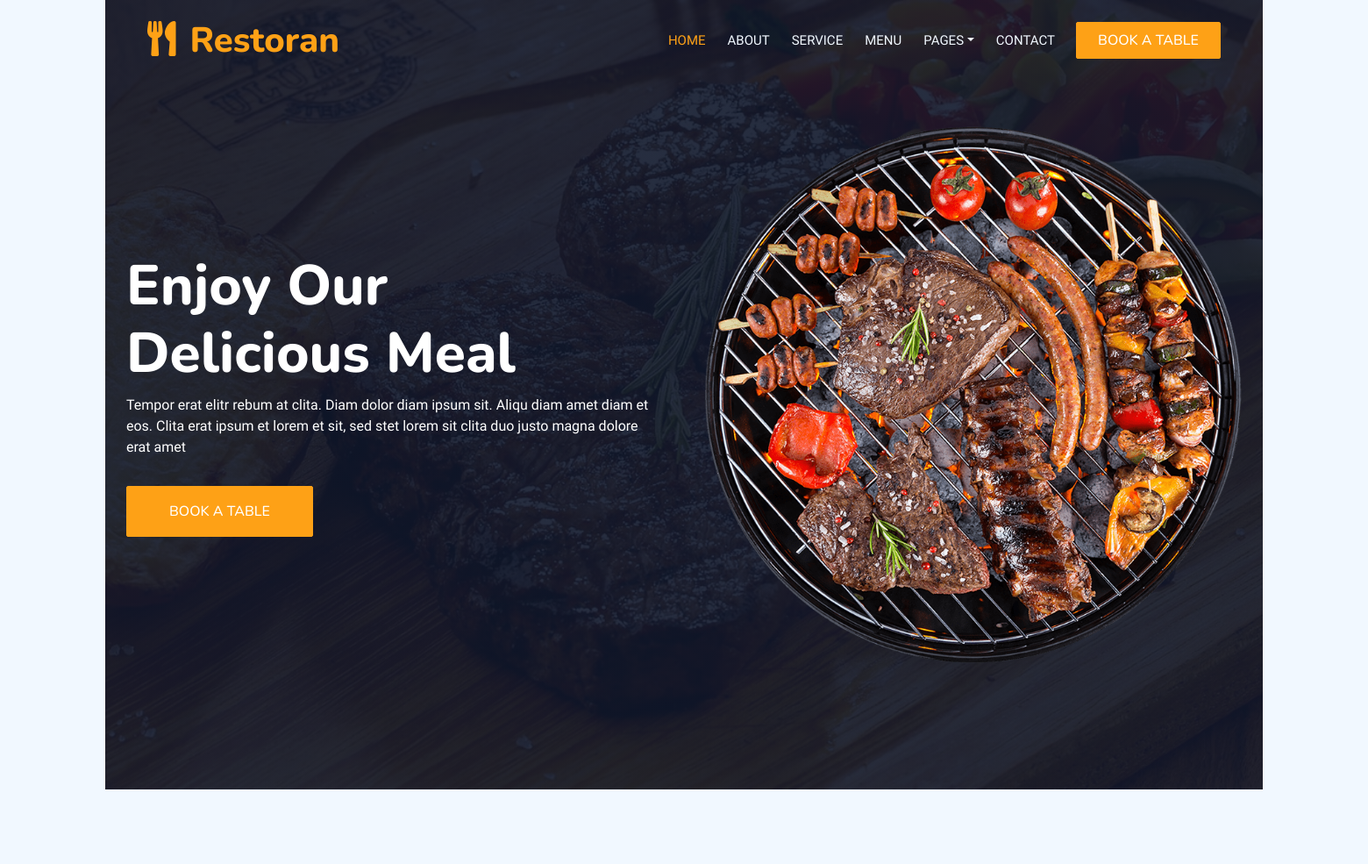
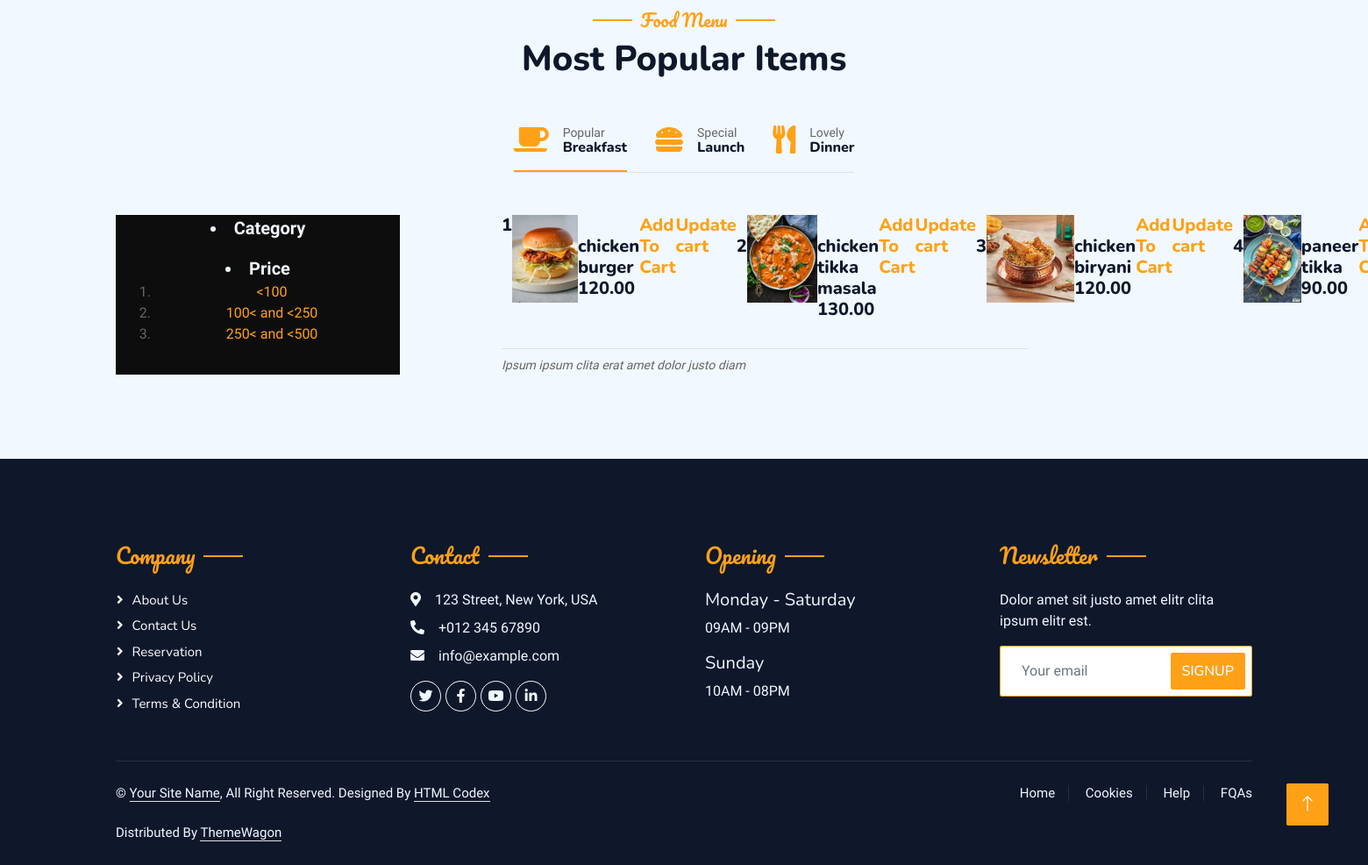
/restaurant/menu/, run on the app's committed database (2 pictures, top to bottom).
### restaurant/models.py (models this page shows, shortened)
class Dish(models.Model):
    menu = models.ForeignKey(Menu, on_delete=models.CASCADE, null=True, related_name="dishes")
    name = models.CharField(max_length=200)
    description = models.TextField()
    price = models.DecimalField(max_digits=10, decimal_places=2)
    image = models.ImageField(upload_to='product_images/', blank=True, null=True ,default="\product_images\download_1.jpg")
    ingredients = models.TextField()

### restaurant/views.py (the view)
# urls.py: path('menu/',views.menu,name ='menu1'),
def menu(request):
    product = Dish.objects.all()
    return render(request,'menu.html',{'product':product})

### templates/menu.html (shortened to what this page needs)
{% extends 'base.html' %}
{% load static%}
{% block content %}
        <div class="container-xxl py-5">
            <div class="container">
                <div class="text-center wow fadeInUp" data-wow-delay="0.1s">
                    <h5 class="section-title ff-secondary text-center text-primary fw-normal">Food Menu</h5>
                    <h1 class="mb-5">Most Popular Items</h1>
                </div>
                <div class="tab-class text-center wow fadeInUp" data-wow-delay="0.1s">
                    <ul class="nav nav-pills d-inline-flex justify-content-center border-bottom mb-5">
                        <li class="nav-item">
                            <a class="d-flex align-items-center text-start mx-3 ms-0 pb-3 active" data-bs-toggle="pill" href="{% url 'popular_breakfast' %}">
                                <i class="fa fa-coffee fa-2x text-primary"></i>
                                <div class="ps-3">
                                    <small class="text-body">Popular</small>
                                    <h6 class="mt-n1 mb-0">Breakfast</h6>
                                </div>
                            </a>
                        </li>
                        <li class="nav-item">
                            <a class="d-flex align-items-center text-start mx-3 pb-3" data-bs-toggle="pill" href="{% url 'special_launch' %}">
                                <i class="fa fa-hamburger fa-2x text-primary"></i>
                                <div class="ps-3">
                                    <small class="text-body">Special</small>
                                    <h6 class="mt-n1 mb-0">Launch</h6>
                                </div>
                            </a>
                        </li>
                        <li class="nav-item">
                            <a class="d-flex align-items-center text-start mx-3 me-0 pb-3" data-bs-toggle="pill" href="{% url 'lovely_dinner' %}">
                                <i class="fa fa-utensils fa-2x text-primary"></i>
                                <div class="ps-3">
                                    <small class="text-body">Lovely</small>
                                    <h6 class="mt-n1 mb-0">Dinner</h6>
                                </div>
                            </a>
                        </li>
                    </ul>
                    <div class="tab-content">
                        <div id="tab-1" class="tab-pane fade show p-0 active">
                            <div class="row g-4">
                                <div class="col-3" style="background-color: rgb(14, 13, 13);">
                                    <li style="font-weight: 900; font-size: 20px; color: aliceblue;">Category</li>
                                     <li style="font-weight: 900; font-size: 20px; color: aliceblue;">Price</li>
                                         <ol>
                                             <li><a href="{% url 'sort_by_price' '0&100' %}">&lt;100</a></li>
                                             <li><a href="{% url 'sort_by_price' '100&250' %}">100&lt; and &lt;250</a></li>
                                             <li><a href="{% url 'sort_by_price' '250&500' %}">250&lt; and &lt;500</a></li>
                                         </ol>
                                 </div>
                                <div class="col-lg-6">
                                    <div class="d-flex align-items-center">
                                        <div class="w-100 d-flex flex-column text-start ps-4">
                                            <h5 class="d-flex justify-content-between border-bottom pb-2">
                                                {% for p in product %}
                                                {{p.id}}
                                                <img height="100px" width="100px" src="{{p.image.url}}" ><br>
                                                {{p.name}}<br>
                                                {{p.price}}<br>
                                                <br><a href="{% url 'add_to_cart' p.id %}">Add To Cart</a><br><hr><br>
                                                <br><a href="{% url 'update_cart' %}">Update cart</a><br><hr><br>
                                                {% endfor %}
                                            </h5>
                                            <small class="fst-italic">Ipsum ipsum clita erat amet dolor justo diam</small>
                                        </div>
                                    </div>
                                </div>
                            </div>
                        </div>
                    </div>
                </div>
            </div>
        </div>
        <a href="{% static '#' %}" class="btn btn-lg btn-primary btn-lg-square back-to-top"></a>
{% endblock %}

### static/css/style.css (style rules this page uses)
:root { --primary: #FEA116; --light: #F1F8FF; --dark: #0F172B; }
.ff-secondary { font-family: 'Pacifico', cursive; }
.back-to-top { position: fixed; display: none; right: 45px; bottom: 45px; z-index: 99; }
.btn { font-family: 'Nunito', sans-serif; font-weight: 500; text-transform: uppercase; transition: .5s; }
.btn.btn-primary, .btn.btn-secondary { color: #FFFFFF; }
.btn-lg-square { width: 48px; height: 48px; }
.btn-square, .btn-sm-square, .btn-lg-square { padding: 0; display: flex; align-items: center; justify-content: center; font-weight: normal; border-radius: 2px; }
.section-title { position: relative; display: inline-block; }
.section-title::before { position: absolute; content: ""; width: 45px; height: 2px; top: 50%; left: -55px; margin-top: -1px; background: var(--primary); }
.section-title::after { position: absolute; content: ""; width: 45px; height: 2px; top: 50%; right: -55px; margin-top: -1px; background: var(--primary); }
.nav-pills .nav-item .active { border-bottom: 2px solid var(--primary); }

### data on the page
Dish: id "1", image (picture), name "chicken burger", price "120.00"
Dish: id "2", image (picture), name "chicken tikka masala", price "130.00"
Dish: id "3", image (picture), name "chicken biryani", price "120.00"
Dish: id "4", image (picture), name "paneer tikka", price "90.00"
